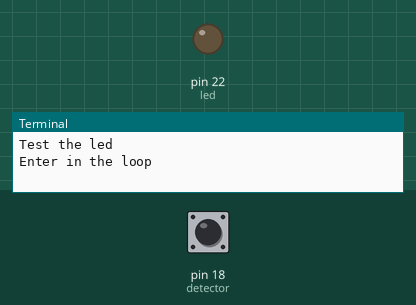
The program below on a simulated Raspberry Pi (header pin numbers). Parts: output pins drawn as LEDs (lit = HIGH), the last lines printed to the terminal. Inputs (shaded band) come from the test bench; at power-on: pin 18 (detector) LOW. The camera gives no picture and a still takes 0.5 s.

Above: at 6.2 s.
6.3 s: pin 18 (detector) pulled HIGH for 0.15 s
At 7.9 s:
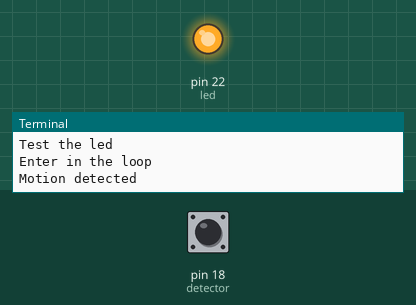
Timing chart, 0 to 13.3 s (numbered marks = the images above; inputs shaded):
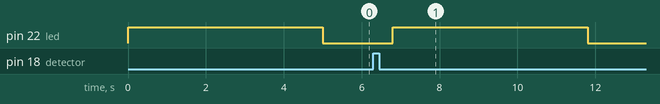

The program:

motion.py
```python
import picamera
import RPi.GPIO as io
import time
io.setmode(io.BOARD)

camera = picamera.PiCamera()
counter = 0
io.cleanup()

detector = 18
led = 22

io.setup(detector, io.IN, pull_up_down=io.PUD_DOWN)
io.setup(led, io.OUT)

print("Test the led")
io.output(led, True)
time.sleep(5)
io.output(led, False)
try:
	print "Enter in the loop"
	while True:
		if (io.input(detector)):
			print ("Motion detected")
			camera.capture("imgs/image" + str(counter) + ".png")
			counter += 1
			io.output(led, True)
			time.sleep(5)
			io.output(led, False)
except KeyboardInterrupt:
	print "Quit"
	io.cleanup()
```

Measured:
- after the input at 6.3 s, pin 22 (led): LOW → HIGH after 0.50 s, → LOW 5.0 s later
